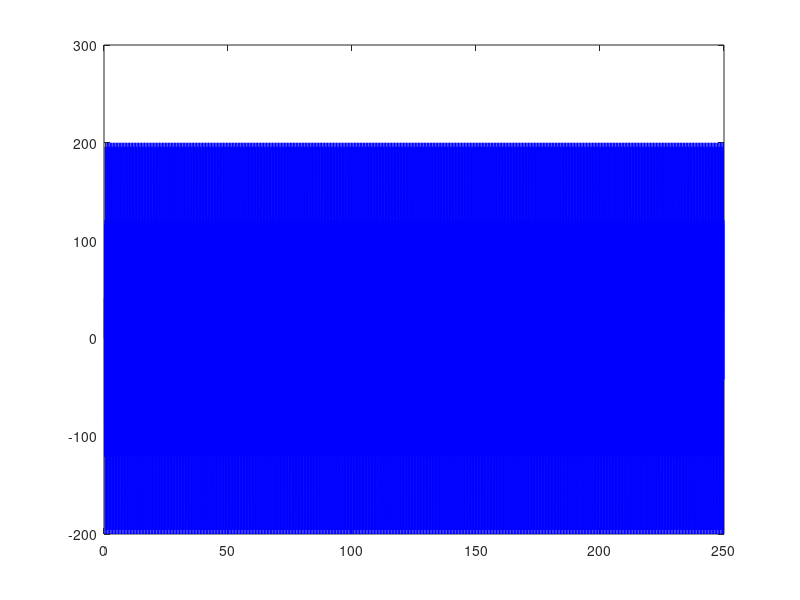

Write the MATLAB code that produced this figure.
clear
ty = 0.05;
sys = tf([0.5 1],[0.06 0]);
dsys = c2d(sys,ty,'z');
[num,den] = tfdata(dsys,'v');

u = [0.0 0.0 0.0];
y = [0 0 0];
x = [0 0 0];
e = [0 0];
for k = 1 : 5000
    t(k) = k * ty;
    in(k) = 3;
    kp = 10;ki = 0.08;kd = 8;
    du(k) = kp*x(1) + kd *x(2) + ki *x(3);
    uu(k) = u(1) + du(k);
    if uu(k) >= 5
        uu(k) = 5;
    end
    if uu(k) <= -5
        uu(k) = -5;
    end
    out(k) = -den(1)*y(1)  + num(1)*u(1) + num(2)*u(2);
    
    ee = in(k) - out(k);
    u(3) = u(2);u(2) = u(1);u(1) = uu(k);
    y(3) = y(2);y(2) = y(1);y(1) = out(k);
    
    x(1) = ee - e(1);
    x(2) = ee - 2*e(1) + e(2);
    e(2) = e(1);
    e(1) = ee;
end
plot(t,in,'r',t,out,'b');

